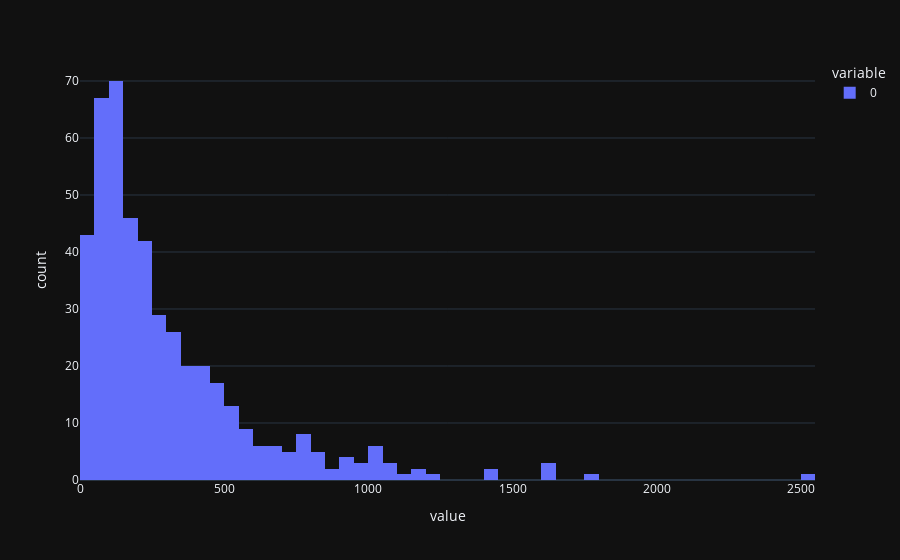

Write notebook code for a chart like this one.
### Markdown cell above
OK, `ScanController` we will keep since that is a pretty core function. `test_lakeshore` we'll just get rid of since that isn't particularly useful anyway.

### Code cell
code_file = code_files['ls370_resistancebridge']
code_file.functions = [f for f in code_file.functions if f.name != 'test_lakeshore']
all_functions = get_all_code(code_files)
print(len(all_functions))
px.histogram([token_len(func.code) for func in all_functions], nbins=100, template='plotly_dark')

### Figure 1 — Plotly figure (JSON) as saved in the notebook; plotly's stock layout.template omitted (floating-point values rounded to 4 significant figures; data arrays with more than 128 entries replaced by an {"elided": "..."} marker saying what was removed)
{"data": [{"alignmentgroup": "True", "bingroup": "x", "hovertemplate": "variable=0<br>value=%{x}<br>count=%{y}<extra></extra>", "legendgroup": "0", "marker": {"color": "#636efa", "pattern": {"shape": ""}}, "name": "0", "nbinsx": 100, "offsetgroup": "0", "orientation": "v", "showlegend": true, "type": "histogram", "x": {"elided": "461 int values"}, "xaxis": "x", "yaxis": "y"}], "layout": {"autosize": true, "barmode": "relative", "legend": {"title": {"text": "variable"}, "tracegroupgap": 0}, "margin": {"t": 60}, "xaxis": {"anchor": "y", "autorange": true, "domain": [0, 1], "range": [-0.5, 2550.0], "title": {"text": "value"}, "type": "linear"}, "yaxis": {"anchor": "x", "autorange": true, "domain": [0, 1], "range": [0, 73.68], "title": {"text": "count"}}}}
